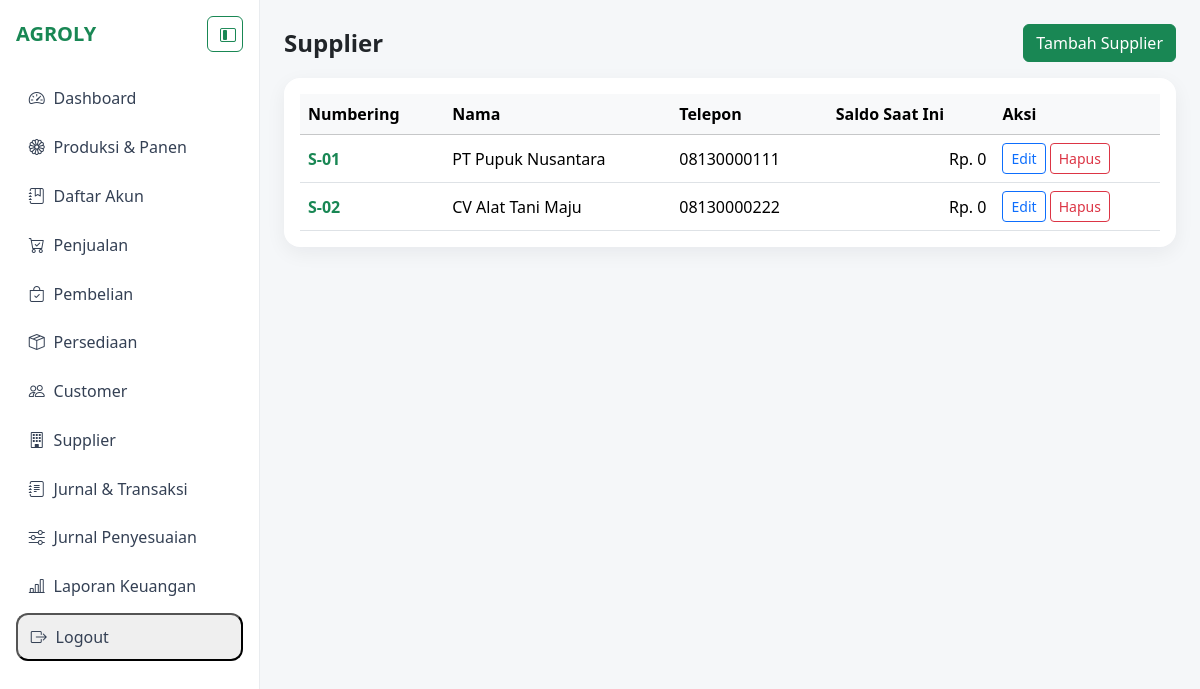
The app's page /relasi-bisnis/supplier/ (signed in) with its own data.
### agroly/relasi_bisnis/models.py (models this page shows, shortened)
class Supplier(models.Model):
    numbering = models.CharField(max_length=20, unique=True, blank=True)
    nama = models.CharField(max_length=150)
    no_kartu = models.CharField(max_length=50, blank=True)
    alamat = models.TextField(blank=True)
    telepon = models.CharField(max_length=30, blank=True)
    saldo_saat_ini = models.DecimalField(max_digits=18, decimal_places=2, default=0)
    aktif = models.BooleanField(default=True)
    class Meta:
        db_table = "supplier"
        verbose_name = "Supplier"
        verbose_name_plural = "Supplier"

### agroly/relasi_bisnis/views.py (the view)
# urls.py: path("supplier/", SupplierListView.as_view(), name="supplier"),
class SupplierListView(LoginRequiredMixin, ListView):
    model = Supplier
    template_name = "relasi_bisnis/supplier_list.html"
    context_object_name = "data_supplier"
    def get_queryset(self):
        return Supplier.objects.order_by("numbering", "id")

### agroly/akuntansi/templatetags/akuntansi_filters.py (called while the page is built)
@register.filter
def format_rp(nilai):
    return format_rupiah(nilai)

### agroly/utils/format_rupiah.py (called while the page is built)
def format_rupiah(nilai) -> str:
    amount = Decimal(nilai or 0).quantize(Decimal("1"), rounding=ROUND_HALF_UP)
    sign = "-" if amount < 0 else ""
    amount = abs(amount)
    integer_text = f"{int(amount):,}".replace(",", ".")
    return f"{sign}Rp. {integer_text}"

### templates/relasi_bisnis/supplier_list.html (shortened to what this page needs)
{% extends "base.html" %}
{% load akuntansi_filters %}
{% block content %}
<div class="d-flex justify-content-between align-items-center mb-3">
  <h4 class="fw-bold mb-0">Supplier</h4>
  <a class="btn btn-success" href="{% url 'relasi_bisnis:tambah_supplier' %}">Tambah Supplier</a>
</div>
<div class="card kartu p-3">
  <table class="table table-hover align-middle mb-0">
    <thead class="table-light">
      <tr>
        <th>Numbering</th>
        <th>Nama</th>
        <th>Telepon</th>
        <th>Saldo Saat Ini</th>
        <th>Aksi</th>
      </tr>
    </thead>
    <tbody>
      {% for item in data_supplier %}
        <tr>
          <td class="fw-semibold text-success">{{ item.numbering }}</td>
          <td>{{ item.nama }}</td>
          <td>{{ item.telepon|default:"-" }}</td>
          <td class="text-end">{{ item.saldo_saat_ini|format_rp }}</td>
          <td>
            <a class="btn btn-sm btn-outline-primary" href="{% url 'relasi_bisnis:edit_supplier' item.pk %}">Edit</a>
            <form method="post" action="{% url 'relasi_bisnis:hapus_supplier' item.pk %}" class="d-inline">
              <button type="submit" class="btn btn-sm btn-outline-danger" onclick="return confirm('Hapus supplier?')">Hapus</button>
            </form>
          </td>
        </tr>
      {% empty %}
        <tr><td colspan="5" class="text-center text-muted">Belum ada data.</td></tr>
      {% endfor %}
    </tbody>
  </table>
</div>
{% endblock %}

### templates/base.html (style rules this page uses)
body { background:#f5f7f9; }
.kartu { border:0; border-radius:1rem; box-shadow:0 6px 20px rgba(16,24,40,.06); transition:all .3s ease; }

### records on screen
Supplier: numbering "S-01", nama "PT Pupuk Nusantara", telepon "08130000111", saldo_saat_ini "Rp. 0"
Supplier: numbering "S-02", nama "CV Alat Tani Maju", telepon "08130000222", saldo_saat_ini "Rp. 0"
